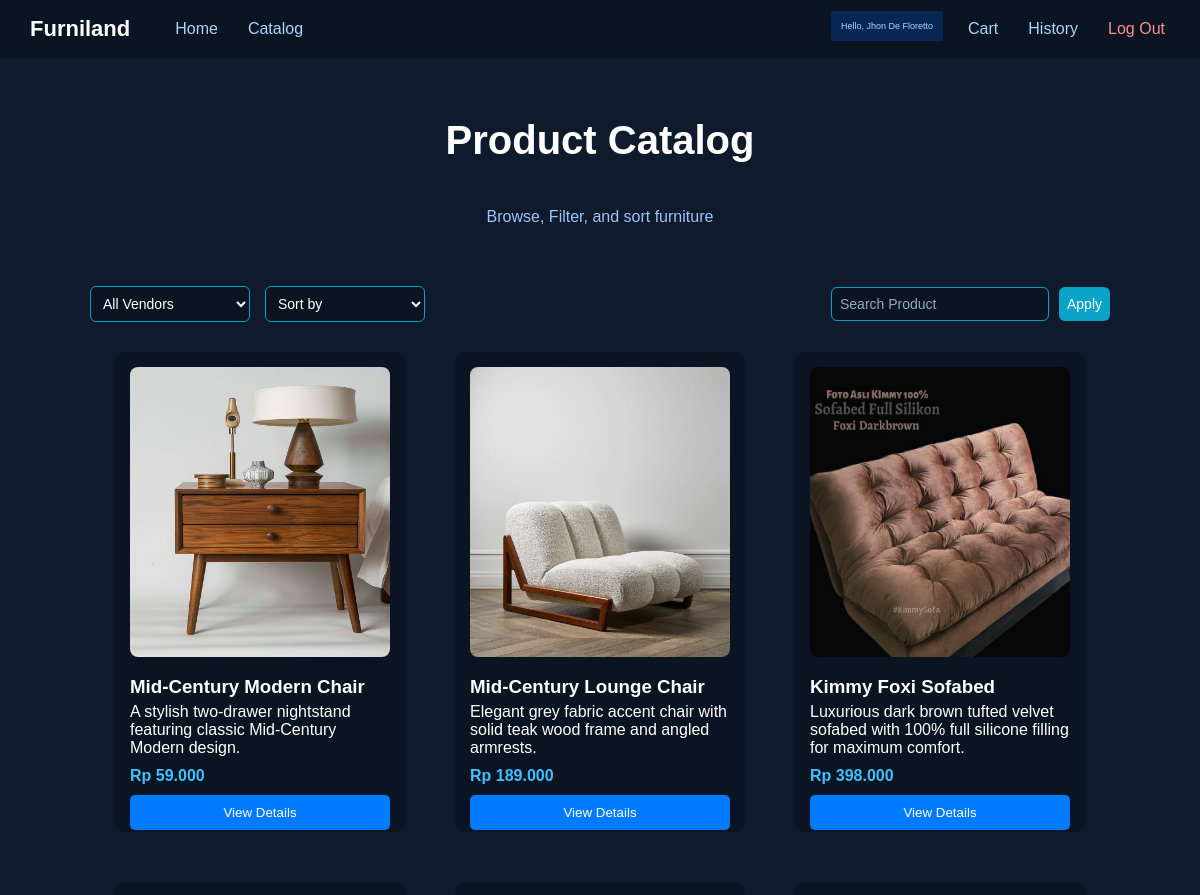
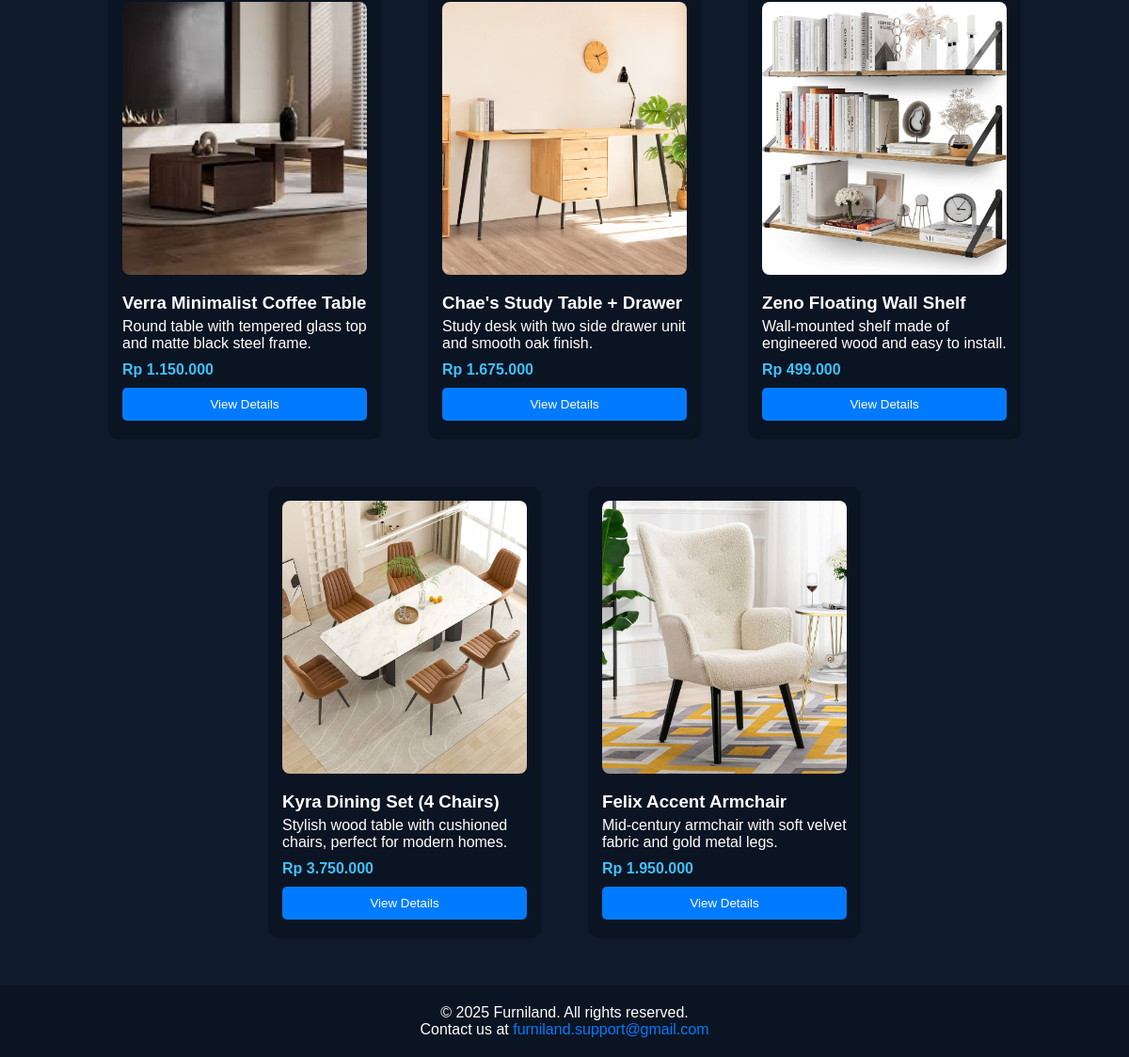
Screenshot of /ProductCatalog.php (signed in) with the database file from the repository (2 pictures, top to bottom).
### tables this page shows
CREATE TABLE `products` (
  `productID` int(10) NOT NULL,
  `productName` varchar(30) NOT NULL,
  `description` varchar(255) DEFAULT NULL,
  `price` float DEFAULT NULL,
  `image` varchar(100) DEFAULT NULL,
  `vendorID` int(10) DEFAULT NULL
);

### ProductCatalog.php (the view, shortened to what this page needs)
<?php
include("connect.php");
$username = $_SESSION['username'];
$search_query = isset($_GET['search_query']) ? mysqli_real_escape_string($conn, $_GET['search_query']) : '';
$where_clauses = [];
$where_sql = count($where_clauses) > 0 ? ' WHERE ' . implode(' AND ', $where_clauses) : '';
$order_by_sql = "p.productID DESC";
$main_product_query = "SELECT p.*, v.vendorName
                       FROM products p
                       JOIN vendors v ON p.vendorID = v.vendorID
                       $where_sql
                       ORDER BY $order_by_sql";
$result = mysqli_query($conn, $main_product_query);
?>
<!DOCTYPE html>
<html lang="en">
  <head>
    <link rel="stylesheet" href="style.css" />
  </head>
  <body>
    <nav class="navbar">
      <div class="nav-kolom-left">
        <div class="nav-left">Furniland</div>
        <ul class="nav-menu">
          <li><a href="Home.php" class="biru">Home</a></li>
          <li><a href="ProductCatalog.php" class="biru">Catalog</a></li>
        </ul>
      </div>
      <div class="nav-right">
        <p>
            <a href="Profile.php" class="Hello-User">
                Hello, <?php echo htmlspecialchars($username); ?>
            </a>
        </p>
        <a href="Cart.php" class="biru">Cart</a>
        <a href="History.php" class="biru">History</a>
        <a href="logout.php" class="merah">Log Out</a>
      </div>
    </nav>
    <header class="header">
      <h1>Product Catalog</h1>
      <p>Browse, Filter, and sort furniture</p>
    </header>
    <main class="Catalog-page-main">
      <form method="GET" action="ProductCatalog.php">
        <section class="search-section">
          <section class="product-Vendor-and-Sort">
            <select name="vendor_filter" id="IdVendors">
              <option value="">All Vendors</option>
            </select>
            <select name="sort_by" id="IdSort">
              <option value="">Sort by</option>
            </select>
          </section>
          <section class="Direct-Search-Product">
            <input
              type="text"
              name="search_query"
              id="IdSearchProduct"
              placeholder="Search Product"
              value="<?php echo htmlspecialchars($search_query); ?>"
            />
            <button type="submit" class="Btn-Apply">Apply</button>
          </section>
        </section>
      </form>
      <section class="product-section">
        <?php
        if (mysqli_num_rows($result) > 0) {
            while ($row = mysqli_fetch_assoc($result)) {
                ?>
                <div class="product-card">
                  <img src="Asset/<?php echo htmlspecialchars($row['image']); ?>" alt="<?php echo htmlspecialchars($row['productName']); ?>" />
                  <h3><?php echo htmlspecialchars($row['productName']); ?></h3>
                  <p><?php echo htmlspecialchars($row['description']); ?></p>
                  <h4>Rp <?php echo number_format($row['price'], 0, ',', '.'); ?></h4>
                  <a href="ProductDetail.php?id=<?php echo htmlspecialchars($row['productID']); ?>">
                      <button class="btn">View Details</button>
                  </a>
                  </div>
                <?php
            }
        } else {
            echo "<p style='text-align:center; width:100%;'>No products found matching your criteria.</p>";
        }
        ?>
      </section>
    </main>
    <footer class="footer">
      <p>© 2025 Furniland. All rights reserved.</p>
      <p>
        Contact us at
        <a href="mailto:furniland.support@gmail.com"
          >furniland.support@gmail.com</a
        >
      </p>
    </footer>
  </body>
</html>

### Style.css (style rules this page uses)
* { padding: 0px; margin: 0px; }
body { margin: 0; background-color: #0f1b2c; font-family: Arial, sans-serif; color: #fff; padding: 0; min-height: 100vh; display: flex; flex-direction: column; gap: 20px; }
main { flex: 1; }
.navbar { display: flex; justify-content: space-between; align-items: center; background-color: #0b1422; padding: 15px 30px; }
.nav-left { font-size: 22px; font-weight: bold; color: white; }
.nav-right { display: flex; flex-direction: row; gap: 20px; }
.nav-kolom-left { display: flex; flex-direction: row; gap: 10px; justify-content: space-between; align-items: center; gap: 40px; }
.nav-menu { list-style: none; display: flex; gap: 20px; }
.nav-menu a { color: #aad4ff; text-decoration: none; }
.biru { color: #aad4ff; text-decoration: none; padding: 5px; }
.merah { color: #ff8e8e; text-decoration: none; padding: 5px; }
.Hello-User { background: #072654; color: #aad4ff; padding: 10px; border-radius: 2px; font-size: 9px; text-decoration: none; align-items: center; justify-content: center; }
.search-section { display: flex; align-items: center; justify-content: space-between; padding-right: 90px; padding-left: 90px; gap: 20px; }
.product-Vendor-and-Sort { display: flex; gap: 15px; }
.product-Vendor-and-Sort select { background: #0b1422; color: #ffffff; border: 1px solid #0aa3c8; padding: 8px; border-radius: 6px; font-size: 14px; outline: none; cursor: pointer; width: 160px; }
.Direct-Search-Product { display: flex; gap: 10px; }
#IdSearchProduct { background: #0b1422; border: 1px solid #0aa3c8; color: #ffffff; padding: 8px; border-radius: 6px; width: 200px; font-size: 14px; }
#IdSearchProduct::placeholder { color: #91acb6; }
.Btn-Apply { background: #0aa3c8; color: #ffffff; border: none; padding: 8px; border-radius: 6px; font-size: 14px; cursor: pointer; transition: 0.2s; }
.header { text-align: center; padding: 40px; display: flex; flex-direction: column; gap: 50px; }
.header h1 { font-size: 40px; }
.header p { margin-top: -5px; color: #9fc2f7; }
.product-section { display: flex; justify-content: center; gap: 50px; flex-wrap: wrap; padding: 30px; }
.product-card { background-color: #0b1422; width: 260px; padding: 15px; border-radius: 10px; transition: 0.3s; height: 450px; }
.product-card img { width: 100%; border-radius: 8px; height: 290px; }
.product-card h3 { margin: 15px 0 5px; }
.product-card h4 { color: #3ec1ff; margin: 10px 0; }
.btn { background-color: #007bff; padding: 10px 15px; border: none; color: white; width: 100%; border-radius: 5px; cursor: pointer; }
footer { background-color: #0b1422; color: white; text-align: center; padding: 20px; margin-top: auto; }
footer a { text-decoration: none; color: #007bff; }

### rows the page displays
products: image (picture), productName "Mid-Century Modern Chair", description "A stylish two-drawer nightstand featuring classic Mid-Century Modern design.", price "59.000"
products: image (picture), productName "Mid-Century Lounge Chair", description "Elegant grey fabric accent chair with solid teak wood frame and angled armrests.", price "189.000"
products: image (picture), productName "Kimmy Foxi Sofabed", description "Luxurious dark brown tufted velvet sofabed with 100% full silicone filling for maximum comfort.", price "398.000"
products: image (picture), productName "Verra Minimalist Coffee Table", description "Round table with tempered glass top and matte black steel frame.", price "1.150.000"
products: image (picture), productName "Chae's Study Table + Drawer", description "Study desk with two side drawer unit and smooth oak finish.", price "1.675.000"
products: image (picture), productName "Zeno Floating Wall Shelf", description "Wall-mounted shelf made of engineered wood and easy to install.", price "499.000"
products: image (picture), productName "Kyra Dining Set (4 Chairs)", description "Stylish wood table with cushioned chairs, perfect for modern homes.", price "3.750.000"
products: image (picture), productName "Felix Accent Armchair", description "Mid-century armchair with soft velvet fabric and gold metal legs.", price "1.950.000"

### other values shown
$username "Jhon De Floretto"
